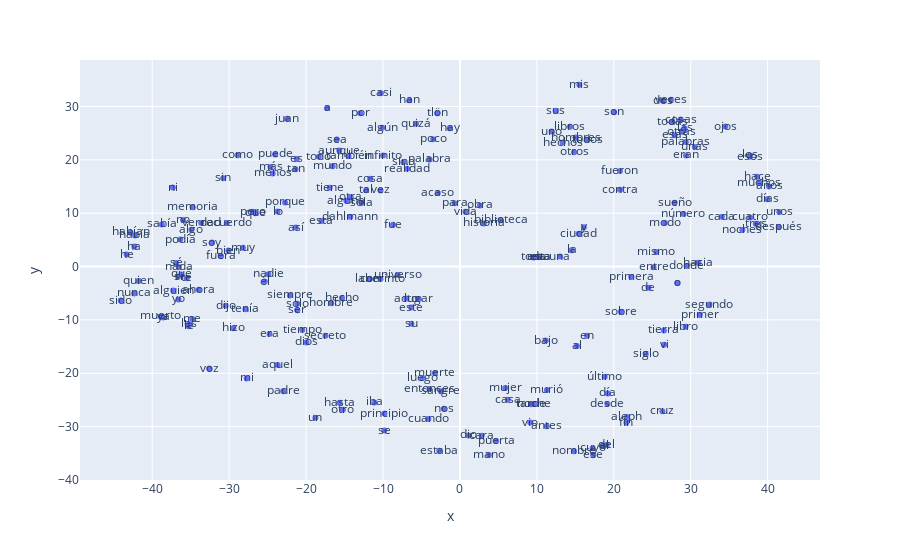

The notebook cell this image was saved under:
### Code cell
# Graficar los embedddings en 2D
import plotly.graph_objects as go
import plotly.express as px

vecs, labels = reduce_dimensions(w2v_model)

MAX_WORDS=200
px.scatter(x=vecs[:MAX_WORDS,0], y=vecs[:MAX_WORDS,1], text=labels[:MAX_WORDS])
#fig.show(renderer="colab") # esto para plotly en colab

### Figure 1 — Plotly figure (JSON) as saved in the notebook; plotly's stock layout.template omitted (floating-point values rounded to 4 significant figures; data arrays with more than 128 entries replaced by an {"elided": "..."} marker saying what was removed)
{"data": [{"hovertemplate": "x=%{x}<br>y=%{y}<br>text=%{text}<extra></extra>", "legendgroup": "", "marker": {"color": "#636efa", "symbol": "circle"}, "mode": "markers+text", "name": "", "orientation": "v", "showlegend": false, "text": {"elided": "200 str values"}, "type": "scatter", "x": {"elided": "200 float values"}, "xaxis": "x", "y": {"elided": "200 float values"}, "yaxis": "y"}], "layout": {"legend": {"tracegroupgap": 0}, "margin": {"t": 60}, "xaxis": {"anchor": "y", "domain": [0, 1], "title": {"text": "x"}}, "yaxis": {"anchor": "x", "domain": [0, 1], "title": {"text": "y"}}}}
